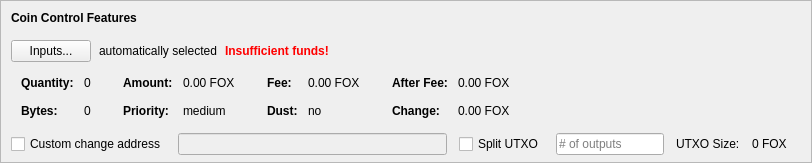
    <widget class="QFrame" name="frameCoinControl">
     <property name="sizePolicy">
      <sizepolicy hsizetype="Expanding" vsizetype="Expanding">
       <horstretch>0</horstretch>
       <verstretch>0</verstretch>
      </sizepolicy>
     </property>
     <property name="maximumSize">
      <size>
       <width>16777215</width>
       <height>16777215</height>
      </size>
     </property>
     <property name="frameShape">
      <enum>QFrame::StyledPanel</enum>
     </property>
     <property name="frameShadow">
      <enum>QFrame::Sunken</enum>
     </property>
     <layout class="QVBoxLayout" name="verticalLayoutCoinControl2">
      <property name="spacing">
       <number>0</number>
      </property>
      <property name="leftMargin">
       <number>0</number>
      </property>
      <property name="topMargin">
       <number>0</number>
      </property>
      <property name="rightMargin">
       <number>0</number>
      </property>
      <property name="bottomMargin">
       <number>6</number>
      </property>
      <item>
       <layout class="QVBoxLayout" name="verticalLayoutCoinControl" stretch="0,0,0,0,1">
        <property name="spacing">
         <number>0</number>
        </property>
        <property name="leftMargin">
         <number>10</number>
        </property>
        <property name="topMargin">
         <number>10</number>
        </property>
        <item>
         <layout class="QHBoxLayout" name="horizontalLayoutCoinControl1">
          <property name="bottomMargin">
           <number>15</number>
          </property>
          <item>
           <widget class="QLabel" name="labelCoinControlFeatures">
            <property name="sizePolicy">
             <sizepolicy hsizetype="Preferred" vsizetype="Maximum">
              <horstretch>0</horstretch>
              <verstretch>0</verstretch>
             </sizepolicy>
            </property>
            <property name="font">
             <font>
              <weight>75</weight>
              <bold>true</bold>
             </font>
            </property>
            <property name="styleSheet">
             <string notr="true">font-weight:bold;</string>
            </property>
            <property name="text">
             <string>Coin Control Features</string>
            </property>
           </widget>
          </item>
         </layout>
        </item>
        <item>
         <layout class="QHBoxLayout" name="horizontalLayoutCoinControl2" stretch="0,0,0,0">
          <property name="spacing">
           <number>8</number>
          </property>
          <property name="bottomMargin">
           <number>10</number>
          </property>
          <item>
           <widget class="QPushButton" name="pushButtonCoinControl">
            <property name="styleSheet">
             <string notr="true"/>
            </property>
            <property name="text">
             <string>Inputs...</string>
            </property>
            <property name="autoDefault">
             <bool>false</bool>
            </property>
           </widget>
          </item>
          <item>
           <widget class="QLabel" name="labelCoinControlAutomaticallySelected">
            <property name="text">
             <string>automatically selected</string>
            </property>
            <property name="margin">
             <number>5</number>
            </property>
           </widget>
          </item>
          <item>
           <widget class="QLabel" name="labelCoinControlInsuffFunds">
            <property name="font">
             <font>
              <weight>75</weight>
              <bold>true</bold>
             </font>
            </property>
            <property name="styleSheet">
             <string notr="true">color:red;font-weight:bold;</string>
            </property>
            <property name="text">
             <string>Insufficient funds!</string>
            </property>
            <property name="margin">
             <number>5</number>
            </property>
           </widget>
          </item>
          <item>
           <spacer name="horizontalSpacerCoinControl">
            <property name="orientation">
             <enum>Qt::Horizontal</enum>
            </property>
            <property name="sizeHint" stdset="0">
             <size>
              <width>40</width>
              <height>1</height>
             </size>
            </property>
           </spacer>
          </item>
         </layout>
        </item>
        <item>
         <widget class="QWidget" name="widgetCoinControl" native="true">
          <property name="sizePolicy">
           <sizepolicy hsizetype="Preferred" vsizetype="Preferred">
            <horstretch>0</horstretch>
            <verstretch>0</verstretch>
           </sizepolicy>
          </property>
          <property name="minimumSize">
           <size>
            <width>0</width>
            <height>0</height>
           </size>
          </property>
          <property name="styleSheet">
           <string notr="true"/>
          </property>
          <layout class="QHBoxLayout" name="horizontalLayoutCoinControl5">
           <property name="leftMargin">
            <number>0</number>
           </property>
           <property name="topMargin">
            <number>0</number>
           </property>
           <property name="rightMargin">
            <number>0</number>
           </property>
           <property name="bottomMargin">
            <number>0</number>
           </property>
           <item>
            <layout class="QHBoxLayout" name="horizontalLayoutCoinControl3" stretch="0,0,0,1">
             <property name="spacing">
              <number>20</number>
             </property>
             <property name="topMargin">
              <number>0</number>
             </property>
             <property name="bottomMargin">
              <number>10</number>
             </property>
             <item>
              <layout class="QFormLayout" name="formLayoutCoinControl1">
               <property name="horizontalSpacing">
                <number>10</number>
               </property>
               <property name="verticalSpacing">
                <number>14</number>
               </property>
               <property name="leftMargin">
                <number>10</number>
               </property>
               <property name="topMargin">
                <number>4</number>
               </property>
               <property name="rightMargin">
                <number>6</number>
               </property>
               <item row="0" column="0">
                <widget class="QLabel" name="labelCoinControlQuantityText">
                 <property name="font">
                  <font>
                   <weight>75</weight>
                   <bold>true</bold>
                  </font>
                 </property>
                 <property name="text">
                  <string>Quantity:</string>
                 </property>
                 <property name="margin">
                  <number>0</number>
                 </property>
                </widget>
               </item>
               <item row="0" column="1">
                <widget class="QLabel" name="labelCoinControlQuantity">
                 <property name="cursor">
                  <cursorShape>IBeamCursor</cursorShape>
                 </property>
                 <property name="contextMenuPolicy">
                  <enum>Qt::ActionsContextMenu</enum>
                 </property>
                 <property name="text">
                  <string notr="true">0</string>
                 </property>
                 <property name="margin">
                  <number>0</number>
                 </property>
                 <property name="textInteractionFlags">
                  <set>Qt::LinksAccessibleByMouse|Qt::TextSelectableByKeyboard|Qt::TextSelectableByMouse</set>
                 </property>
                </widget>
               </item>
               <item row="1" column="0">
                <widget class="QLabel" name="labelCoinControlBytesText">
                 <property name="font">
                  <font>
                   <weight>75</weight>
                   <bold>true</bold>
                  </font>
                 </property>
                 <property name="text">
                  <string>Bytes:</string>
                 </property>
                </widget>
               </item>
               <item row="1" column="1">
                <widget class="QLabel" name="labelCoinControlBytes">
                 <property name="cursor">
                  <cursorShape>IBeamCursor</cursorShape>
                 </property>
                 <property name="contextMenuPolicy">
                  <enum>Qt::ActionsContextMenu</enum>
                 </property>
                 <property name="text">
                  <string notr="true">0</string>
                 </property>
                 <property name="textInteractionFlags">
                  <set>Qt::LinksAccessibleByMouse|Qt::TextSelectableByKeyboard|Qt::TextSelectableByMouse</set>
                 </property>
                </widget>
               </item>
              </layout>
             </item>
             <item>
              <layout class="QFormLayout" name="formLayoutCoinControl2">
               <property name="horizontalSpacing">
                <number>10</number>
               </property>
               <property name="verticalSpacing">
                <number>14</number>
               </property>
               <property name="leftMargin">
                <number>6</number>
               </property>
               <property name="topMargin">
                <number>4</number>
               </property>
               <property name="rightMargin">
                <number>6</number>
               </property>
               <item row="0" column="0">
                <widget class="QLabel" name="labelCoinControlAmountText">
                 <property name="font">
                  <font>
                   <weight>75</weight>
                   <bold>true</bold>
                  </font>
                 </property>
                 <property name="text">
                  <string>Amount:</string>
                 </property>
                 <property name="margin">
                  <number>0</number>
                 </property>
                </widget>
               </item>
               <item row="0" column="1">
                <widget class="QLabel" name="labelCoinControlAmount">
                 <property name="cursor">
                  <cursorShape>IBeamCursor</cursorShape>
                 </property>
                 <property name="contextMenuPolicy">
                  <enum>Qt::ActionsContextMenu</enum>
                 </property>
                 <property name="text">
                  <string notr="true">0.00 FOX</string>
                 </property>
                 <property name="textInteractionFlags">
                  <set>Qt::LinksAccessibleByMouse|Qt::TextSelectableByKeyboard|Qt::TextSelectableByMouse</set>
                 </property>
                </widget>
               </item>
               <item row="1" column="0">
                <widget class="QLabel" name="labelCoinControlPriorityText">
                 <property name="font">
                  <font>
                   <weight>75</weight>
                   <bold>true</bold>
                  </font>
                 </property>
                 <property name="text">
                  <string>Priority:</string>
                 </property>
                </widget>
               </item>
               <item row="1" column="1">
                <widget class="QLabel" name="labelCoinControlPriority">
                 <property name="cursor">
                  <cursorShape>IBeamCursor</cursorShape>
                 </property>
                 <property name="contextMenuPolicy">
                  <enum>Qt::ActionsContextMenu</enum>
                 </property>
                 <property name="text">
                  <string>medium</string>
                 </property>
                 <property name="textInteractionFlags">
                  <set>Qt::LinksAccessibleByMouse|Qt::TextSelectableByKeyboard|Qt::TextSelectableByMouse</set>
                 </property>
                </widget>
               </item>
              </layout>
             </item>
             <item>
              <layout class="QFormLayout" name="formLayoutCoinControl3">
               <property name="horizontalSpacing">
                <number>10</number>
               </property>
               <property name="verticalSpacing">
                <number>14</number>
               </property>
               <property name="leftMargin">
                <number>6</number>
               </property>
               <property name="topMargin">
                <number>4</number>
               </property>
               <property name="rightMargin">
                <number>6</number>
               </property>
               <item row="0" column="0">
                <widget class="QLabel" name="labelCoinControlFeeText">
                 <property name="font">
                  <font>
                   <weight>75</weight>
                   <bold>true</bold>
                  </font>
                 </property>
                 <property name="text">
                  <string>Fee:</string>
                 </property>
                 <property name="margin">
                  <number>0</number>
                 </property>
                </widget>
               </item>
               <item row="0" column="1">
                <widget class="QLabel" name="labelCoinControlFee">
                 <property name="cursor">
                  <cursorShape>IBeamCursor</cursorShape>
                 </property>
                 <property name="contextMenuPolicy">
                  <enum>Qt::ActionsContextMenu</enum>
                 </property>
                 <property name="text">
                  <string notr="true">0.00 FOX</string>
                 </property>
                 <property name="textInteractionFlags">
                  <set>Qt::LinksAccessibleByMouse|Qt::TextSelectableByKeyboard|Qt::TextSelectableByMouse</set>
                 </property>
                </widget>
               </item>
               <item row="1" column="0">
                <widget class="QLabel" name="labelCoinControlLowOutputText">
                 <property name="font">
                  <font>
                   <weight>75</weight>
                   <bold>true</bold>
                  </font>
                 </property>
                 <property name="text">
                  <string>Dust:</string>
                 </property>
                </widget>
               </item>
               <item row="1" column="1">
                <widget class="QLabel" name="labelCoinControlLowOutput">
                 <property name="cursor">
                  <cursorShape>IBeamCursor</cursorShape>
                 </property>
                 <property name="contextMenuPolicy">
                  <enum>Qt::ActionsContextMenu</enum>
                 </property>
                 <property name="text">
                  <string>no</string>
                 </property>
                 <property name="textInteractionFlags">
                  <set>Qt::LinksAccessibleByMouse|Qt::TextSelectableByKeyboard|Qt::TextSelectableByMouse</set>
                 </property>
                </widget>
               </item>
              </layout>
             </item>
             <item>
              <layout class="QFormLayout" name="formLayoutCoinControl4">
               <property name="horizontalSpacing">
                <number>10</number>
               </property>
               <property name="verticalSpacing">
                <number>14</number>
               </property>
               <property name="leftMargin">
                <number>6</number>
               </property>
               <property name="topMargin">
                <number>4</number>
               </property>
               <property name="rightMargin">
                <number>6</number>
               </property>
               <item row="0" column="0">
                <widget class="QLabel" name="labelCoinControlAfterFeeText">
                 <property name="font">
                  <font>
                   <weight>75</weight>
                   <bold>true</bold>
                  </font>
                 </property>
                 <property name="text">
                  <string>After Fee:</string>
                 </property>
                 <property name="margin">
                  <number>0</number>
                 </property>
                </widget>
               </item>
               <item row="0" column="1">
                <widget class="QLabel" name="labelCoinControlAfterFee">
                 <property name="cursor">
                  <cursorShape>IBeamCursor</cursorShape>
                 </property>
                 <property name="contextMenuPolicy">
                  <enum>Qt::ActionsContextMenu</enum>
                 </property>
                 <property name="text">
                  <string notr="true">0.00 FOX</string>
                 </property>
                 <property name="textInteractionFlags">
                  <set>Qt::LinksAccessibleByMouse|Qt::TextSelectableByKeyboard|Qt::TextSelectableByMouse</set>
                 </property>
                </widget>
               </item>
               <item row="1" column="0">
                <widget class="QLabel" name="labelCoinControlChangeText">
                 <property name="font">
                  <font>
                   <weight>75</weight>
                   <bold>true</bold>
                  </font>
                 </property>
                 <property name="text">
                  <string>Change:</string>
                 </property>
                </widget>
               </item>
               <item row="1" column="1">
                <widget class="QLabel" name="labelCoinControlChange">
                 <property name="cursor">
                  <cursorShape>IBeamCursor</cursorShape>
                 </property>
                 <property name="contextMenuPolicy">
                  <enum>Qt::ActionsContextMenu</enum>
                 </property>
                 <property name="text">
                  <string notr="true">0.00 FOX</string>
                 </property>
                 <property name="textInteractionFlags">
                  <set>Qt::LinksAccessibleByMouse|Qt::TextSelectableByKeyboard|Qt::TextSelectableByMouse</set>
                 </property>
                </widget>
               </item>
              </layout>
             </item>
            </layout>
           </item>
          </layout>
         </widget>
        </item>
        <item>
         <layout class="QHBoxLayout" name="horizontalLayoutCoinControl4" stretch="0,0,0,0,0,0,0">
          <property name="spacing">
           <number>12</number>
          </property>
          <property name="sizeConstraint">
           <enum>QLayout::SetDefaultConstraint</enum>
          </property>
          <property name="topMargin">
           <number>5</number>
          </property>
          <property name="rightMargin">
           <number>5</number>
          </property>
          <item>
           <widget class="QCheckBox" name="checkBoxCoinControlChange">
            <property name="toolTip">
             <string>If this is activated, but the change address is empty or invalid, change will be sent to a newly generated address.</string>
            </property>
            <property name="text">
             <string>Custom change address</string>
            </property>
           </widget>
          </item>
          <item>
           <widget class="QValidatedLineEdit" name="lineEditCoinControlChange">
            <property name="enabled">
             <bool>false</bool>
            </property>
            <property name="sizePolicy">
             <sizepolicy hsizetype="Expanding" vsizetype="Fixed">
              <horstretch>0</horstretch>
              <verstretch>0</verstretch>
             </sizepolicy>
            </property>
           </widget>
          </item>
          <item>
           <widget class="QCheckBox" name="splitBlockCheckBox">
            <property name="text">
             <string>Split UTXO</string>
            </property>
           </widget>
          </item>
          <item>
           <widget class="QLineEdit" name="splitBlockLineEdit">
            <property name="sizePolicy">
             <sizepolicy hsizetype="Fixed" vsizetype="Fixed">
              <horstretch>50</horstretch>
              <verstretch>0</verstretch>
             </sizepolicy>
            </property>
            <property name="placeholderText">
             <string># of outputs</string>
            </property>
           </widget>
          </item>
          <item>
           <widget class="QLabel" name="labelBlockSizeText">
            <property name="text">
             <string>UTXO Size:</string>
            </property>
           </widget>
          </item>
          <item>
           <widget class="QLabel" name="labelBlockSize">
            <property name="text">
             <string>0 FOX</string>
            </property>
           </widget>
          </item>
          <item>
           <widget class="QLabel" name="labelCoinControlChangeLabel">
            <property name="sizePolicy">
             <sizepolicy hsizetype="Preferred" vsizetype="Expanding">
              <horstretch>0</horstretch>
              <verstretch>0</verstretch>
             </sizepolicy>
            </property>
            <property name="minimumSize">
             <size>
              <width>0</width>
              <height>0</height>
             </size>
            </property>
            <property name="text">
             <string/>
            </property>
            <property name="margin">
             <number>3</number>
            </property>
           </widget>
          </item>
         </layout>
        </item>
        <item>
         <spacer name="verticalSpacerCoinControl">
          <property name="orientation">
           <enum>Qt::Vertical</enum>
          </property>
          <property name="sizeHint" stdset="0">
           <size>
            <width>800</width>
            <height>1</height>
           </size>
          </property>
         </spacer>
        </item>
       </layout>
      </item>
     </layout>
    </widget>
